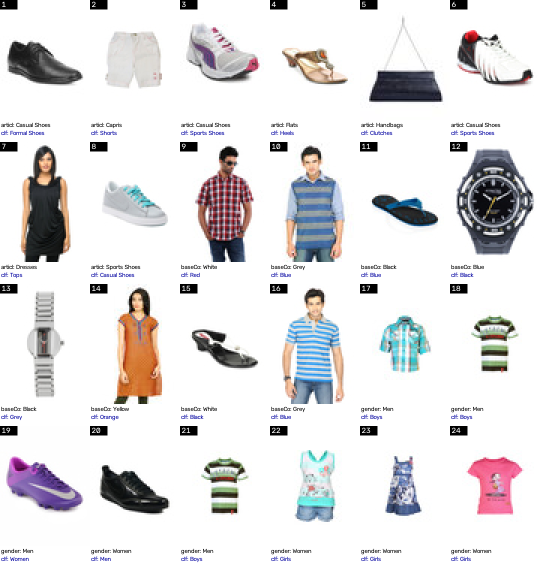
#> input picture reports/phase6/natural_flags_review.png, 1080 x 1136 px (shown at 1/2 size)
$ python -i image_checks.py   (imports and definitions only)   (older library calls are emulated)
#> lines starting #> are read from the running program, lines starting #| are printed output that depends on the picture
"""Image quality checks with OpenCV: blur, exposure, resolution, aspect ratio, background, text.

Every measure is a plain number computed from the pixels; a flag is raised when a number crosses a
threshold. Thresholds come from ``configs/quality.yaml`` and are overridden by the values tuned in
``scripts/tune_quality_thresholds.py`` (``reports/phase6/thresholds.json``).
"""

from __future__ import annotations

import json
from typing import Any

import cv2
import numpy as np

from catalogiq.config import get_quality_config, resolve_path

CHECKS = (
    "blurry",
    "too_dark",
    "overexposed",
    "low_resolution",
    "bad_aspect_ratio",
    "cluttered_background",
    "text_or_watermark",
)


# [31 lines left out: functions load_thresholds, _work_gray, corner_std, not called in this run]


def text_row_score(gray: np.ndarray) -> int:
    """Largest number of text-like blobs that share a text line (0 when there is none).

    Heuristic: edge-strengthen the picture, binarise, and keep small connected blobs of letter size;
    blobs whose centres lie on one horizontal line and have similar heights count as characters.
    Patterns such as stripes or lace can trigger it (see the evaluation).
    """
    h, w = gray.shape
    grad = cv2.morphologyEx(gray, cv2.MORPH_GRADIENT, np.ones((2, 2), np.uint8))
    _, binary = cv2.threshold(grad, 0, 255, cv2.THRESH_BINARY | cv2.THRESH_OTSU)
    n, _, stats, cents = cv2.connectedComponentsWithStats(binary, connectivity=8)
    blobs = []
    for i in range(1, n):
        x, y, bw, bh, area = stats[i]
        if 3 <= bh <= 0.3 * h and 2 <= bw <= 0.3 * w and area >= 4 and 0.2 <= bw / bh <= 1.8:
            blobs.append((cents[i][1], bh))
    best = 0
    for cy, bh in blobs:
        row = [b for c, b in blobs if abs(c - cy) <= max(2.0, 0.35 * bh) and 0.6 <= b / bh <= 1.7]
        best = max(best, len(row))
    return best


# [54 lines left out: functions compute_metrics, flags_from_metrics, check_image, not called in this run]

>>> import cv2
>>> picture = cv2.imread('../../../reports/phase6/natural_flags_review.png', cv2.IMREAD_GRAYSCALE)
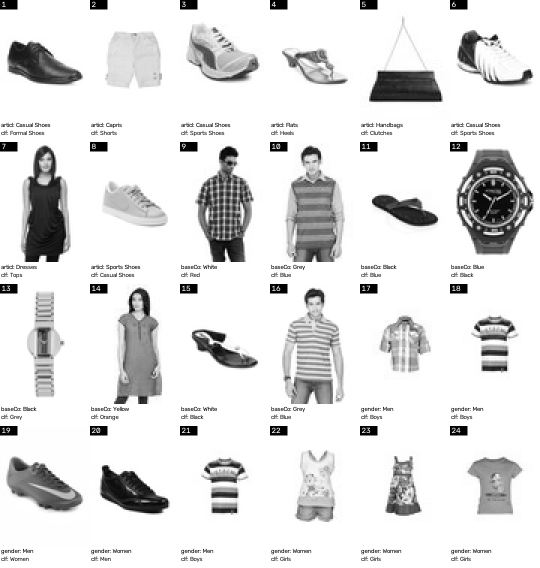
#> picture: shape (1136, 1080) (shown at 1/2 size); min 0, max 255, mean 224.2
>>> result = text_row_score(picture)
#> in text_row_score, `grad = cv2.morphologyEx(gray, cv2.MORPH_GRADIENT, np.ones((2, 2), np.u..`:
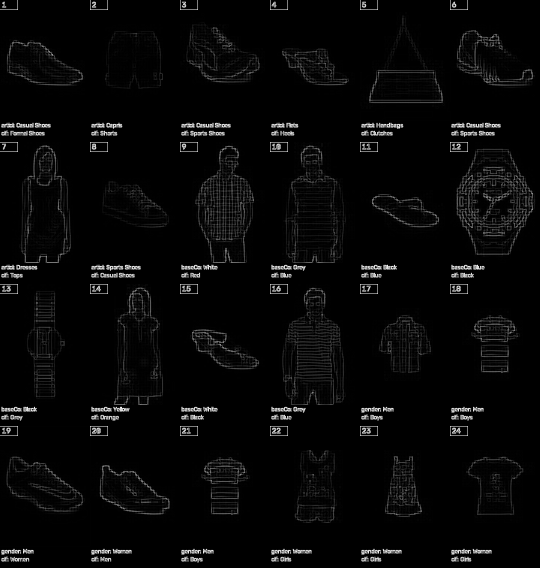
#> grad: shape (1136, 1080) (shown at 1/2 size); min 0, max 255, mean 7.8
#> in text_row_score, `_, binary = cv2.threshold(grad, 0, 255, cv2.THRESH_BINARY | cv2.THRESH..`:
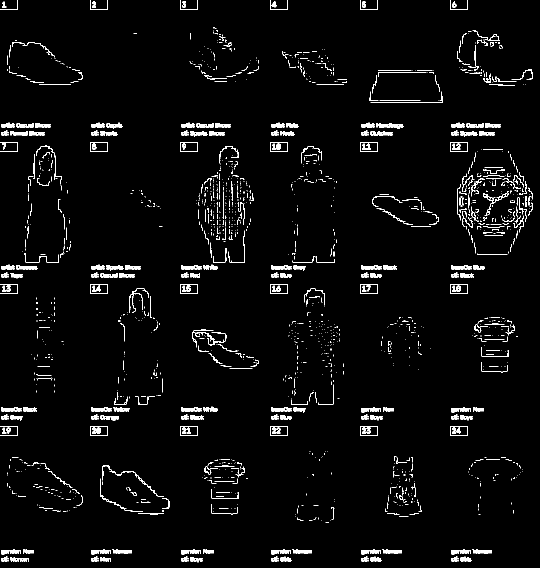
#> binary: shape (1136, 1080) (shown at 1/2 size); 3.1% white in thin lines or dots
#> in text_row_score, `n, _, stats, cents = cv2.connectedComponentsWithStats(binary, connecti..`: n = 2122; stats = 2122 rows, first 6: [0, 0, 1080, 1136, 1189125], [0, 0, 36, 20, 55], [180, 0, 36, 20, 74], [360, 0, 36, 20, 74], [540, 0, 36, 20, 74], [720, 0, 36, 20, 74]; cents = 2122 pairs, first value 5.34 to 1063.9, second value 8.54 to 1121
#> the loop in text_row_score, `for i in range(1, n):` made 2121 passes
#> after the loop in text_row_score, `for i in range(1, n):`: blobs = 403 pairs, first value 8.54 to 1121, second value 3 to 64
#> the loop in text_row_score, `for cy, bh in blobs:` made 403 passes
#> (cy, bh, row, best) on passes 1 to 3: (15.55, 20, [20, 20, 20, 20, 20, 20, 12, 12, 12, 12, 12], 11), (13.86, 20, [20, 20, 20, 20, 20, 20, 12, 12, 12, 12, 12, 12], 12), (13.86, 20, [20, 20, 20, 20, 20, 20, 12, 12, 12, 12, 12, 12], 12)
#> result = 28
